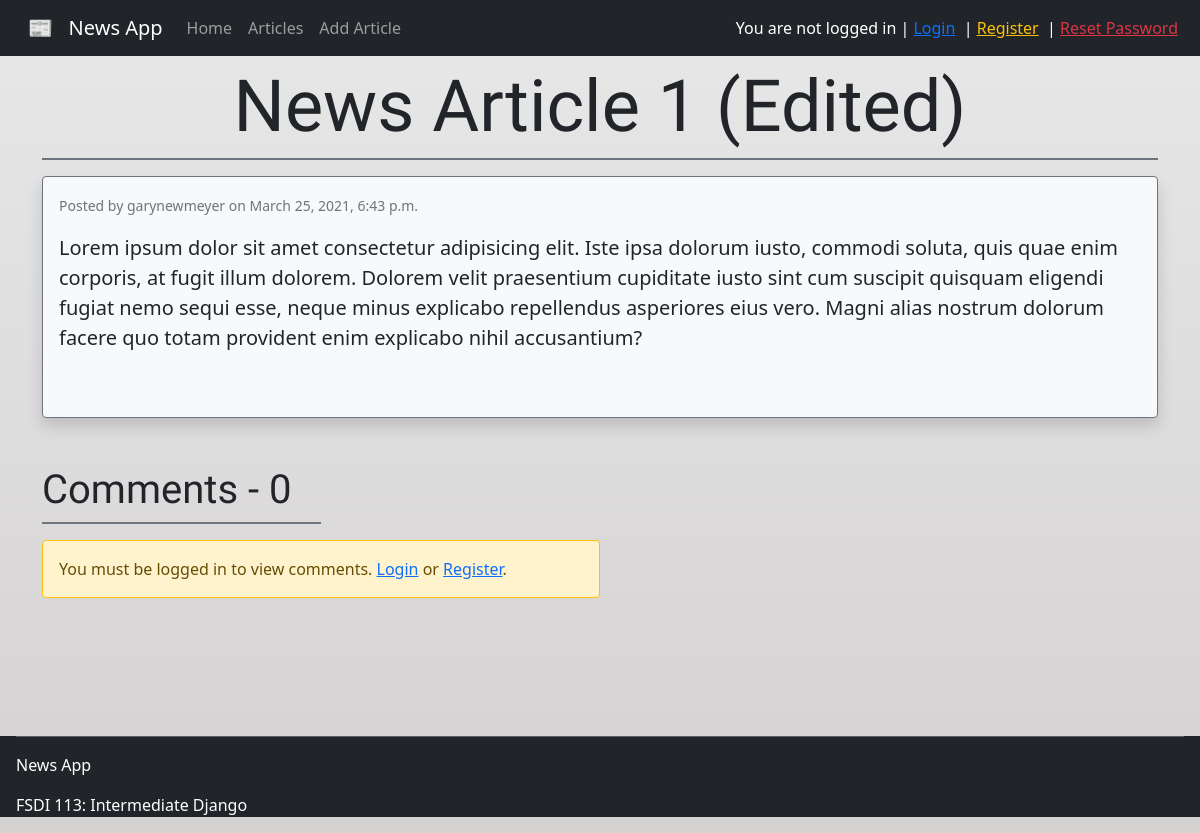
/articles/1/, run on an earlier commit of the app's database.
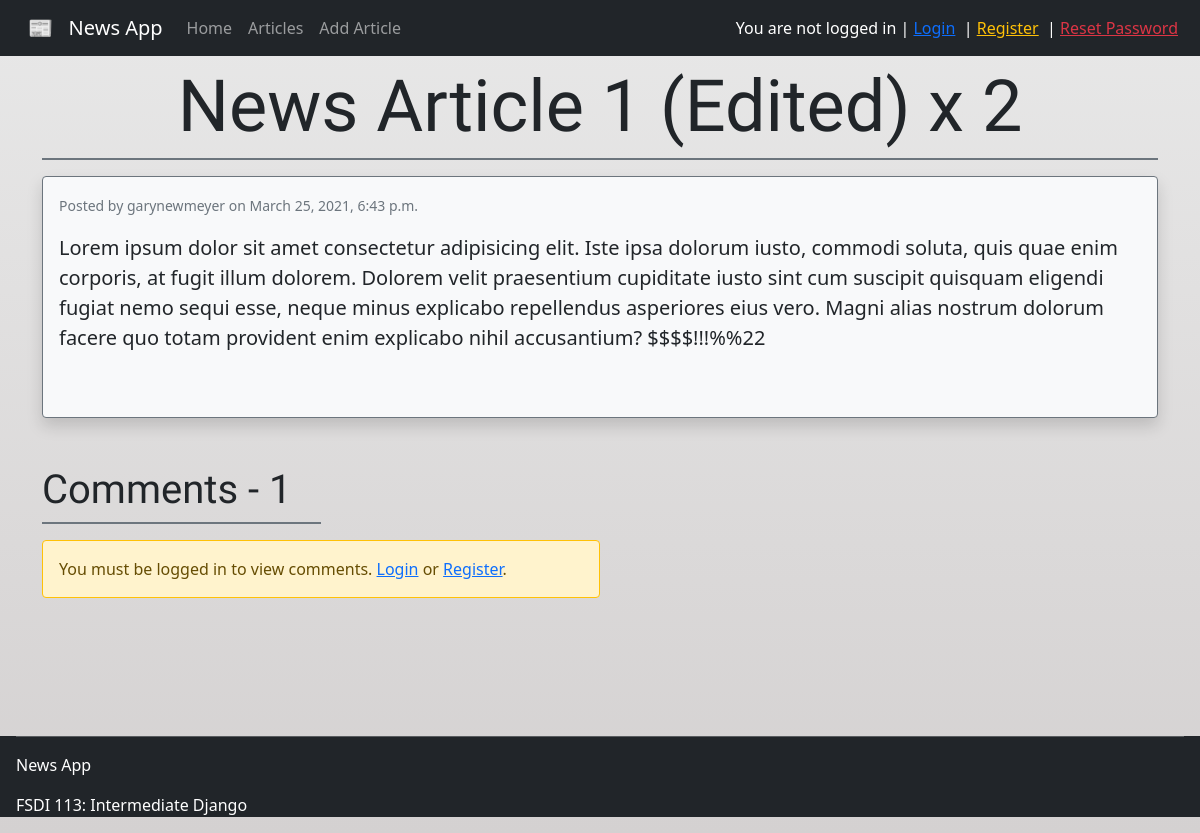
And on a later commit of the database.
### articles/models.py (models this page shows, shortened)
class Article(models.Model):
    title = models.CharField(max_length=255)
    body = models.TextField()
    author = models.ForeignKey(get_user_model(), on_delete=models.CASCADE)
    likes = models.IntegerField(default=0)
    dislikes = models.IntegerField(default=0)
    flagged = models.BooleanField(default=False)
    created_at = models.DateTimeField(auto_now_add=True)

### accounts/models.py (models this page shows)
class CustomUser(AbstractUser):
    age = models.PositiveIntegerField(null=True, blank=True)

### articles/views.py (the view)
# urls.py: path('<int:pk>/', ArticleDetailView.as_view(), name='one_article'),
class ArticleDetailView(DetailView):
    model = Article
    template_name = 'articles/one_article.html'

### templates/articles/one_article.html (shortened to what this page needs)
{% extends "base.html" %}
{% block content %}
<div class="container pt-3">
    <h1 class="display-2 mt-5 text-center g-font">{{article.title}}</h1>
    <div class="divider bg-primary border border-secondary"></div>
    <div class="mt-3 p-3 border border-secondary bg-light rounded shadow">
        <small class="text-muted">Posted by {{article.author}} on {{article.created_at}}</small>
        <blockquote class="blockquote mb-5">
            <p class="mt-3">{{article.body}}</p>
        </blockquote>
    </div>
    <div class="comments mt-5">
        <h3 class="g-font display-6">Comments - {{article.comments.count}}</h3>
        <div class="divider bg-primary border border-secondary w-25 mb-3"></div>
        {% if user.id > 0 %}
        {% for comment in article.comments.all %}
            <div class="mt-3 p-3 border border-secondary bg-light rounded shadow w-75">
                <div class="d-flex justify-content-between">
                    <small class="text-muted">Posted by {{comment.author}} on {{comment.created_at}}</small>
                    {% if user.id == comment.author.id %}
                    <div>
                        <i class="fas fa-edit text-muted btn"><a href="{% url 'edit_article' article.pk %}"></a></i>
                        <i class="fas fa-trash-alt text-muted btn"><a href="{% url 'delete_article' article.pk %}"></a></i>
                    </div>
                    {% else %}
                    <div>
                        <i class="fas fa-flag text-muted btn" onclick="flagComment('{{comment.id}}')"></i>
                    </div>
                    {% endif %}
                </div>
                <blockquote class="blockquote mb-5">
                    <p class="mt-3">{{comment}}</p>
                </blockquote>
                <div class="like-btns">
                    <i id="likes-{{post.id}}" class="fas fa-thumbs-up text-muted">&nbsp {{comment.likes}} &nbsp</i>
                    <i id="dislikes-{{post.id}}" class="fas fa-thumbs-down text-muted">&nbsp {{comment.dislikes}} &nbsp</i>
                </div>
            </div>
        {% endfor %}
        {% else %}
            <div class="alert-warning mt-3 p-3 border border-warning rounded w-50" role="alert">You must be logged in to view comments.
            <a href="{% url 'login' %}">Login</a> or <a href="{% url 'signup' %}">Register</a>.
            </div>
        {% endif %}
    </div>
</div>
{% endblock content %}

### templates/base.html (shortened to what this page needs)
<!DOCTYPE html>
<html lang="en">
<head>
    {% load static %}
    <link rel="stylesheet" href="{% static '/css/styles.css' %}">
    <link href="https://cdn.jsdelivr.net/npm/bootstrap@5.0.0-beta3/dist/css/bootstrap.min.css" rel="stylesheet">
    <link rel="stylesheet" href="https://pro.fontawesome.com/releases/v5.10.0/css/all.css"/>
</head>
<body>
    <nav class="navbar navbar-expand-lg navbar-dark bg-dark fixed-top mb-5">
        <div class="container-fluid">
            <a class="navbar-brand mx-3" href="{% url 'home' %}">📰 &nbsp News App</a>
            <div class="collapse navbar-collapse" id="navbarNav">
                <ul class="navbar-nav">
                    <li class="nav-item">
                        <a class="nav-link" href="{% url 'home' %}">Home</a>
                    </li>
                    <li class="nav-item">
                        <a class="nav-link" href="{% url 'all_articles' %}">Articles</a>
                    </li>
                    <li class="nav-item">
                        <a class="nav-link" href="{% url 'new_article' %}">Add Article</a>
                    </li>
                </ul>
                {% if user.is_authenticated %}
                <ul class="navbar-nav nav-log">
                    <li class="navbar-text text-primary">
                        Welcome, {{user.username}} |
                    </li>
                    <li class="nav-item dropdown">
                        <a class="nav-link dropdown-toggle" href="#" id="navbarDropdown" role="button" data-bs-toggle="dropdown" aria-expanded="false">
                            Account
                        </a>
                        <ul class="dropdown-menu bg-dark" style="right: 0; left: auto;" aria-labelledby="navbarDropdown">
                            <li><a class="dropdown-item text-danger" href="{% url 'password_change' %}">Change Password</a></li>
                            <li><hr class="dropdown-divider border-secondary"></li>
                            <li><a class="dropdown-item text-warning" href="{% url 'logout' %}">Logout</a></li>
                        </ul>
                    </li>
                </ul>
                {% else %}
                    <span class="navbar-text text-white nav-log">
                        You are not logged in | <a class="text-primary" href="{% url 'login' %}">Login</a>
                        &nbsp| <a class="text-warning" href="{% url 'signup' %}">Register</a>
                        &nbsp| <a class="text-danger" href="{% url 'password_reset' %}">Reset Password</a>
                    </span>
                {% endif %}
            </div>
    </div>
    </nav>
    <main>
        {% block content %}
        {% endblock content %}
    </main>
    <footer class="px-3 text-white bg-dark">
        <hr>
        <p>News App</p>
        <p>FSDI 113: Intermediate Django</p>
    </footer>
</body>
</html>

### pages/static/css/styles.css (style rules this page uses)
body { background-image: linear-gradient(#E8E8E8, #d4d1d1); }
.container { min-height: 90vh; }
.nav-log { margin-left: auto; margin-right: 10px; }
.g-font { font-family: 'Oswald', sans-serif; }
footer { min-height: 10vh; }

What changed in the data, as far as the page shows it:
changed Article "garynewmeyer": title "News Article 1 (Edited)" → "News Article 1 (Edited) x 2"; body "…enim explicabo nihil accusantium?" → "…enim explicabo nihil accusantium? $$$$!!!%%22"; comments.count "0" → "1"
